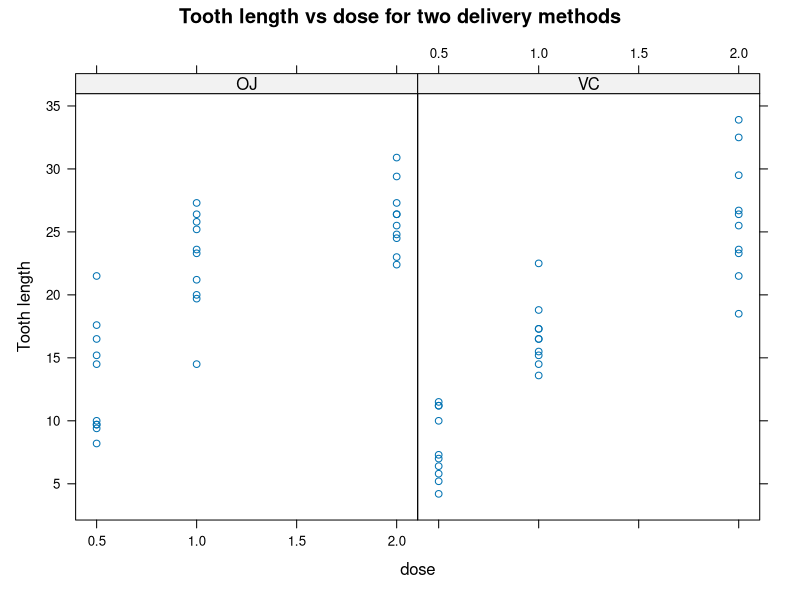
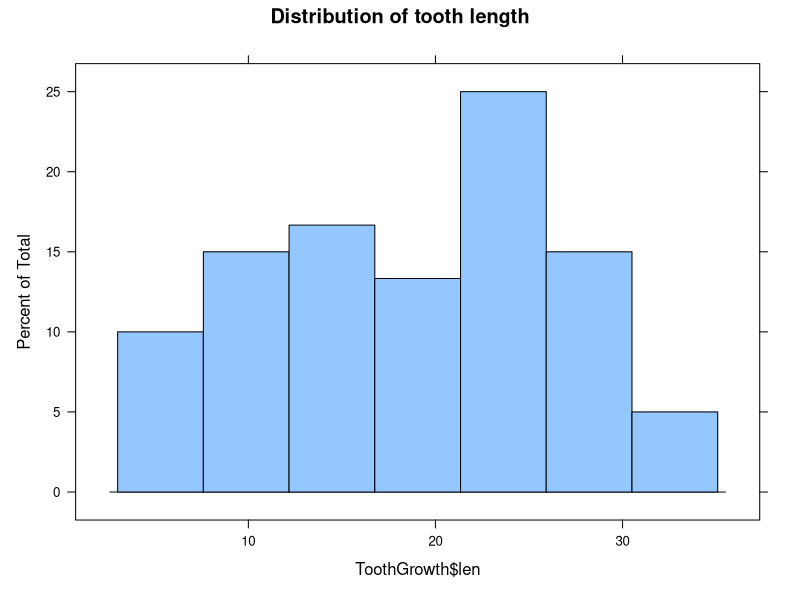

The R source for these figures, in order:
## ---- chunk 1
library(lattice)
data(ToothGrowth)
str(ToothGrowth)
table(ToothGrowth$dose)
table(ToothGrowth$supp)
with(data=ToothGrowth,
     xyplot(len~dose|supp, 
       main="Tooth length vs dose for two delivery methods", 
       ylab="Tooth length", xlab="dose")
)

histogram(ToothGrowth$len, main="Distribution of tooth length")

#histogram(~fastest|sex,data=m111survey,
#       type="density",
#       xlab="speed (mph)",
#       main="Fastest Speed Ever Driven,\nby Sex",
#       breaks=seq(from=60,to=190,by=10))
#with(data=ToothGrowth,
#     xyplot(len~dose|supp, 
#       main="Tooth length vs dose for two delivery methods", 
#       ylab="Tooth length", xlab="dose")
#)
